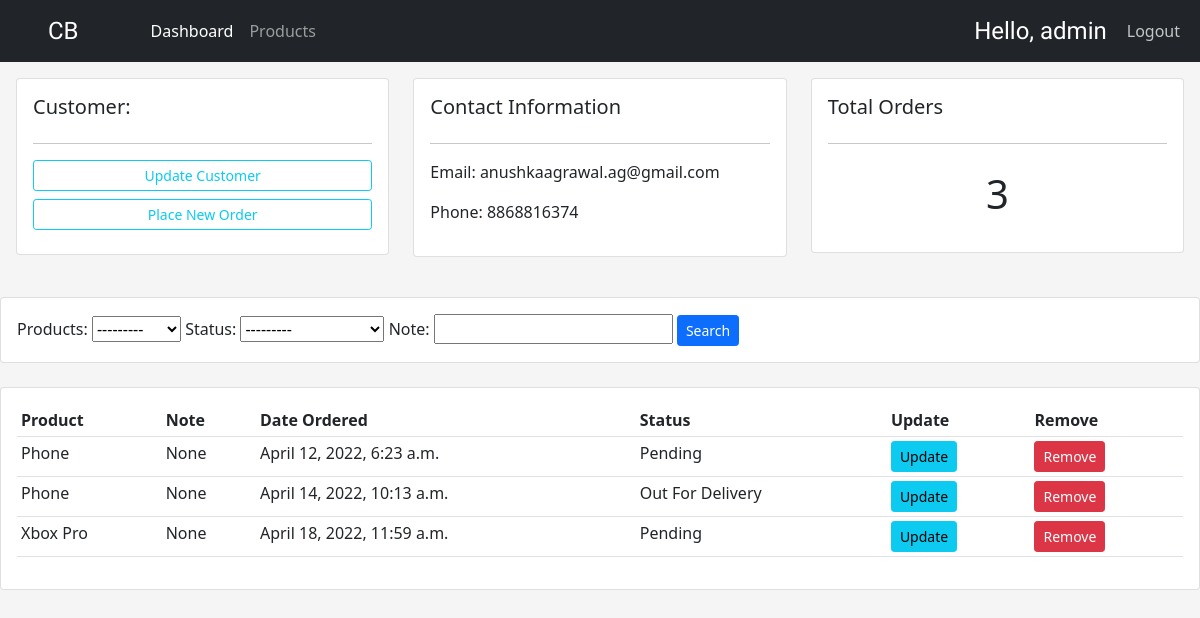
The app's page /customers/1 (signed in) with its own data.
### myapp/models.py (models this page shows, shortened)
class Customer(models.Model):
    user = models.OneToOneField(
        User, null=True, blank=True, on_delete=models.CASCADE)
    name = models.CharField(max_length=200, null=True)
    phone = models.CharField(max_length=200, null=True)
    email = models.CharField(max_length=200, null=True)
    date_created = models.DateTimeField(auto_now_add=True, null=True)
    profile_pic = models.ImageField(
        default="profile-pic.jpg", null=True, blank=True)

class Order(models.Model):
    STATUS = (
        ('Pending', 'Pending'),
        ('Out For Delivery', 'Out For Delivery'),
        ('Delivered', 'Delivered')
    )
    customer = models.ForeignKey(
        Customer, null=True, on_delete=models.SET_NULL)
    products = models.ForeignKey(Product, null=True, on_delete=models.SET_NULL)
    date_created = models.DateTimeField(auto_now_add=True, null=True)
    status = models.CharField(max_length=200, null=True, choices=STATUS)
    note = models.CharField(max_length=1000, null=True, blank=True)

class Product(models.Model):
    CATEGORY = (
        ('Indoor', 'Indoor'),
        ('Outdoor', 'Outdoor')
    )
    name = models.CharField(max_length=200, null=True)
    price = models.FloatField()
    category = models.CharField(max_length=200, null=True, choices=CATEGORY)
    description = models.CharField(max_length=200, null=True)
    date_created = models.DateTimeField(auto_now_add=True, null=True)
    tag = models.ManyToManyField(Tag)
    def __str__(self):
        return self.name

### myapp/decorators.py (the view)
        def wrapper_func(request, *args, **kwargs):
            group = None
            if request.user.groups.exists():
                group = request.user.groups.all()[0].name
            if group in allowed_roles:
                return view_func(request, *args, **kwargs)
            else:
                return HttpResponse('You are not authorized to view this page')

### myapp/views.py (called while the page is built)
@login_required(login_url='login')
@allowed_users(allowed_roles=['admin'])
def customers(request, pk_test):
    customer = Customer.objects.get(id=pk_test)
    orders = customer.order_set.all()
    total_orders = orders.count()
    myFilter = OrderFilter(request.GET, queryset=orders)
    orders = myFilter.qs
    context = {'customer': customer, 'orders': orders,
               'total_orders': total_orders, 'myFilter': myFilter}
    return render(request, 'myapp/customers.html', context)

### myapp/templates/myapp/customers.html
{% extends 'myapp/main.html' %}
{% block content %}
<div class="row p-3">
	<div class="col-md">
		<div class="card card-body">
			<h5>Customer:</h5>
			<hr>
			<a class="btn btn-outline-info  btn-sm btn-block" href="">Update Customer</a>
			<a class="btn btn-outline-info  btn-sm btn-block my-2" href="{% url 'create_order' customer.id %}">Place New
				Order</a>
		</div>
	</div>
	<div class="col-md">
		<div class="card card-body">
			<h5>Contact Information</h5>
			<hr>
			<p>Email: {{customer.email}} </p>
			<p>Phone: {{customer.phone}}</p>
		</div>
	</div>
	<div class="col-md">
		<div class="card card-body">
			<h5>Total Orders</h5>
			<hr>
			<h1 style="text-align: center;padding: 10px">{{total_orders}}</h1>
		</div>
	</div>
</div>
<br>
<div class="row">
	<div class="col">
		<div class="card card-body">
			<form method="get">
				{{myFilter.form}}
				<button class="btn btn-sm btn-primary" type="submit">Search</button>
			</form>
		</div>
	</div>
</div>
<br>
<div class="row">
	<div class="col-md">
		<div class="card card-body">
			<table class="table table-sm">
				<tr>
					<th>Product</th>
					<th>Note</th>
					<th>Date Ordered</th>
					<th>Status</th>
					<th>Update</th>
					<th>Remove</th>
				</tr>
				{% for order in orders %}
				<tr>
					<td>{{order.products}}</td>
					<td>{{order.note}}</td>
					<td>{{order.date_created}}</td>
					<td>{{order.status}}</td>
					<td><a class="btn btn-info btn-sm" href="{% url 'update_order' order.id %}">Update</a></td>
					<td><a class="btn btn-danger btn-sm" href="{% url 'delete_order' order.id %}">Remove</a></td>
				</tr>
				{% endfor %}
			</table>
		</div>
	</div>
</div>
{% endblock %}

### myapp/templates/myapp/navbar.html (shortened to what this page needs)
{% load static %}
<nav class="navbar navbar-expand-lg navbar-dark bg-dark">
  <a class="navbar-brand px-5 logo " href="#">CB</a>
  <div class="collapse navbar-collapse" id="navbarNavAltMarkup">
    <div class="navbar-nav">
      {% if request.user.is_staff %}
      <a class="nav-item nav-link active" href="{% url 'home' %}">Dashboard</a>
      <a class="nav-item nav-link" href="{% url 'products' %}">Products</a>
      {% else %}
      <a class="nav-item nav-link" href="{% url 'accounts' %}">Settings</a>
      {% endif %}
    </div>
  </div>
  <span class="hello-msg">Hello, {{request.user}}</span>
  <span><a class="logout-msg" href="{% url 'logout' %}">Logout</a></span>
</nav>

### static/css/main.css (style rules this page uses)
body { background-color: whitesmoke; }

### myapp/templates/myapp/navbar.html (style rules this page uses)
.logo { font-size: 1.5rem; font-family: 'Grape Nuts', cursive; }
.hello-msg { color: white; font-size: 1.5rem; margin-right: 20px; font-family: 'Grape Nuts', cursive; }
.logout-msg { color: rgba(255, 255, 255, 0.737); margin-right: 20px; text-decoration: none; }

### records on screen
Customer: email "anushkaagrawal.ag@gmail.com", phone "8868816374"
Order: products "Phone", note "None", date_created "April 12, 2022, 6:23 a.m.", status "Pending"
Order: products "Phone", note "None", date_created "April 14, 2022, 10:13 a.m.", status "Out For Delivery"
Order: products "Xbox Pro", note "None", date_created "April 18, 2022, 11:59 a.m.", status "Pending"

### other values on screen
{{ request.user }} "admin"
{{ total_orders }} "3"
